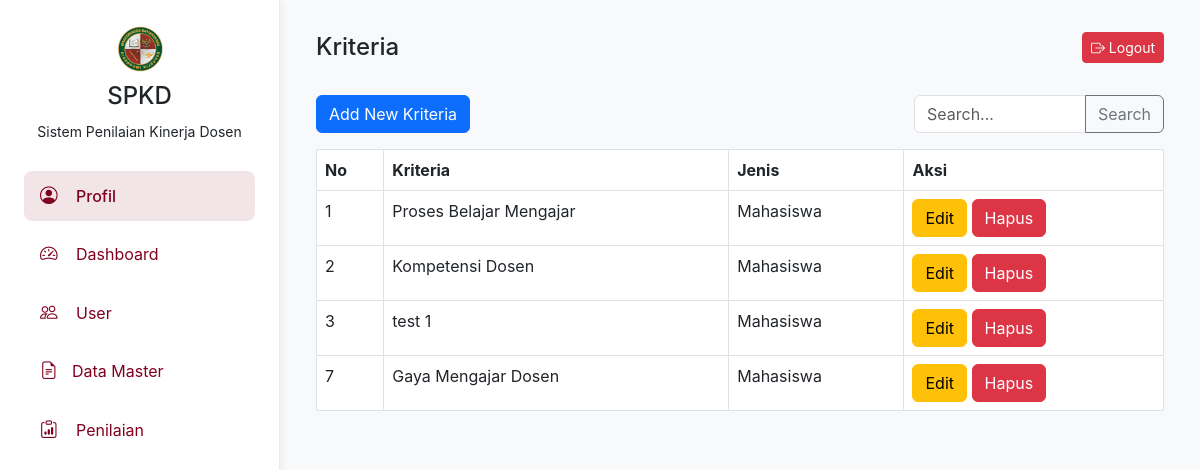
The page /spkd/backend/kriteria.php on the database its author committed.
### tables this page shows
CREATE TABLE `master_kriteria` (
  `id_kriteria` int(11) NOT NULL,
  `nama_kriteria` varchar(100) NOT NULL,
  `jenis` enum('Mahasiswa','Prodi') NOT NULL
);

### spkd/backend/kriteria.php (the view, shortened to what this page needs)
<?php
include 'db_connection.php';
?>
<!DOCTYPE html>
<html lang="id">
<head>
    <link href="https://cdn.jsdelivr.net/npm/bootstrap@5.3.0/dist/css/bootstrap.min.css" rel="stylesheet">
    <link rel="stylesheet" href="https://cdn.jsdelivr.net/npm/bootstrap-icons@1.11.3/font/bootstrap-icons.min.css">
</head>
<body>
    <div class="sidebar">
        <div class="text-center mb-4">
            <img src="assets/logo.png" alt="Logo SPKD" width="50">
            <h4 class="mt-2">SPKD</h4>
            <small>Sistem Penilaian Kinerja Dosen</small>
        </div>
        <nav class="nav flex-column">
            <a class="nav-link active" href="profil-upm.html">
                <i class="bi bi-person-circle"></i> Profil
            </a>
            <a class="nav-link" href="halaman-upm.php">
                <i class="bi bi-speedometer2"></i> Dashboard
            </a>
            <a class="nav-link" href="data-user.php">
                <i class="bi bi-people"></i> User
            </a>
            <a class="nav-link" data-bs-toggle="collapse" href="#dataMaster" role="button" aria-expanded="false" aria-controls="dataMaster">
                <i class="bi bi-file-earmark-text me-2"></i>Data Master
            </a>
            <a class="nav-link" href="halaman-penilaian.html">
                <i class="bi bi-clipboard-data"></i> Penilaian
            </a>
        </nav>
    </div>
    <div class="main-content">
        <nav class="navbar navbar-expand-lg">
            <div class="container-fluid">
                <div class="form-group">
                    <h4 class="mb-0">Kriteria</h4>
                </div>
                <div>
                    <a href="logout.php" class="btn btn-danger btn-sm">
                        <i class="bi bi-box-arrow-right"></i> Logout
                    </a>
                </div>
            </div>
        </nav>
        <div class="container-fluid mt-4">
            <div class="input-group mb-3" style="float: right; width: 250px;">
                <input type="text" class="form-control" placeholder="Search..." aria-label="Search" style="height: 38px;">
                <button class="btn btn-outline-secondary" type="button">Search</button>
            </div>
            <a href="add_kriteria.php" class="btn btn-primary">Add New Kriteria</a>
            <table class="table table-bordered">
                <thead>
                    <tr>
                        <th>No</th>
                        <th>Kriteria</th>
                        <th>Jenis</th>
                        <th>Aksi</th>
                    </tr>
                </thead>
                <tbody>
                    <?php
                    $sql = "SELECT * FROM master_kriteria";
                    $result = $conn->query($sql);
                    if ($result->num_rows > 0) {
                        while($row = $result->fetch_assoc()) {
                            echo "<tr>
                                    <td>{$row['id_kriteria']}</td>
                                    <td>{$row['nama_kriteria']}</td>
                                    <td>{$row['jenis']}</td>
                                    <td class='actions'>
                                        <a href='edit_kriteria.php?id={$row['id_kriteria']}' class='btn btn-warning'>Edit</a>
                                        <form action='delete_kriteria.php' method='POST' style='display:inline;'>
                                            <input type='hidden' name='id' value='{$row['id_kriteria']}'>
                                            <button type='submit' class='btn btn-danger'>Hapus</button>
                                        </form>
                                    </td>
                                  </tr>";
                        }
                    } else {
                        echo "<tr><td colspan='4'>No data found</td></tr>";
                    }
                    ?>
                </tbody>
            </table>
        </div>
    </div>
</body>
</html>

### spkd/backend/kriteria.php (style rules this page uses)
:root { --primary-color: #800020; --secondary-color: #5e0b08; --background-color: #f8f9fa; --accent-color: #d7a29e; }
body { font-family: 'Inter', system-ui, -apple-system, sans-serif; background-color: var(--background-color); min-height: 100vh; display: flex; margin: 0; }
.sidebar { width: 280px; background-color: white; padding: 1.5rem; border-right: 1px solid #e9ecef; height: 100vh; box-shadow: 2px 0 8px rgba(0,0,0,0.05); }
.main-content { flex-grow: 1; padding: 1.5rem; }
.sidebar .nav-link { display: flex; align-items: center; padding: 0.75rem 1rem; margin: 0.25rem 0; color: var(--primary-color); text-decoration: none; border-radius: 8px; transition: all 0.2s ease; }
.sidebar .nav-link.active { background-color: rgba(128, 0, 32, 0.1); font-weight: 500; }
.sidebar .nav-link i { width: 24px; margin-right: 0.75rem; font-size: 1.1rem; }

### rows shown on the page
master_kriteria: id_kriteria "1", nama_kriteria "Proses Belajar Mengajar", jenis "Mahasiswa"
master_kriteria: id_kriteria "2", nama_kriteria "Kompetensi Dosen", jenis "Mahasiswa"
master_kriteria: id_kriteria "3", nama_kriteria "test 1", jenis "Mahasiswa"
master_kriteria: id_kriteria "7", nama_kriteria "Gaya Mengajar Dosen", jenis "Mahasiswa"
